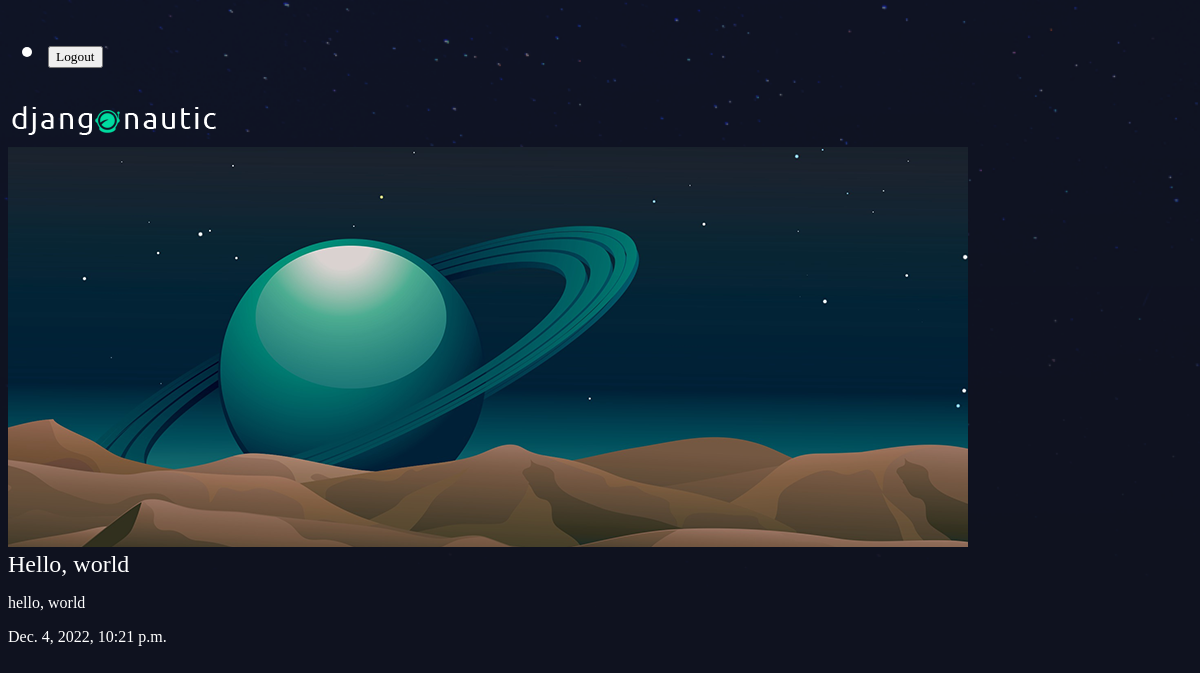
Screenshot of /articles/hello-world/ with the database file from the repository.
### articles/models.py (models this page shows, shortened)
class Article(models.Model):
    title = models.CharField(max_length=100)
    slug = models.SlugField()
    body = models.TextField()
    date = models.DateTimeField(auto_now_add=True)
    thumb = models.ImageField(default='default.png', blank=True)

### articles/views.py (the view)
# urls.py: path('<slug>/', views.article_detail, name='detail')
def article_detail(request, slug):
    article = Article.objects.get(slug=slug)
    return render(request, 'articles/article_detail.html', {'article': article})

### articles/templates/articles/article_detail.html
{% extends 'base_layout.html' %} {% block content %}
<div class="article-detail">
	<div class="article">
		<img src="{{ article.thumb.url }}" alt="article thumbnail" />
		<h2>{{article.title}}</h2>
		<p>{{article.body}}</p>
		<p>{{article.date}}</p>
	</div>
</div>
{% endblock %}

### assets/styles.css (style rules this page uses)
body { background-color: #0f121f; background-image: url(stars.png); background-repeat: no-repeat; background-size: cover; color: #fff; }
body * { font-family: Ubuntu; }
h1, h2, h3, h4, h5 { font-weight: normal; margin: 0; }

### rows the page displays
Article: thumb (placeholder picture), title "Hello, world", body "hello, world", date "Dec. 4, 2022, 10:21 p.m."
